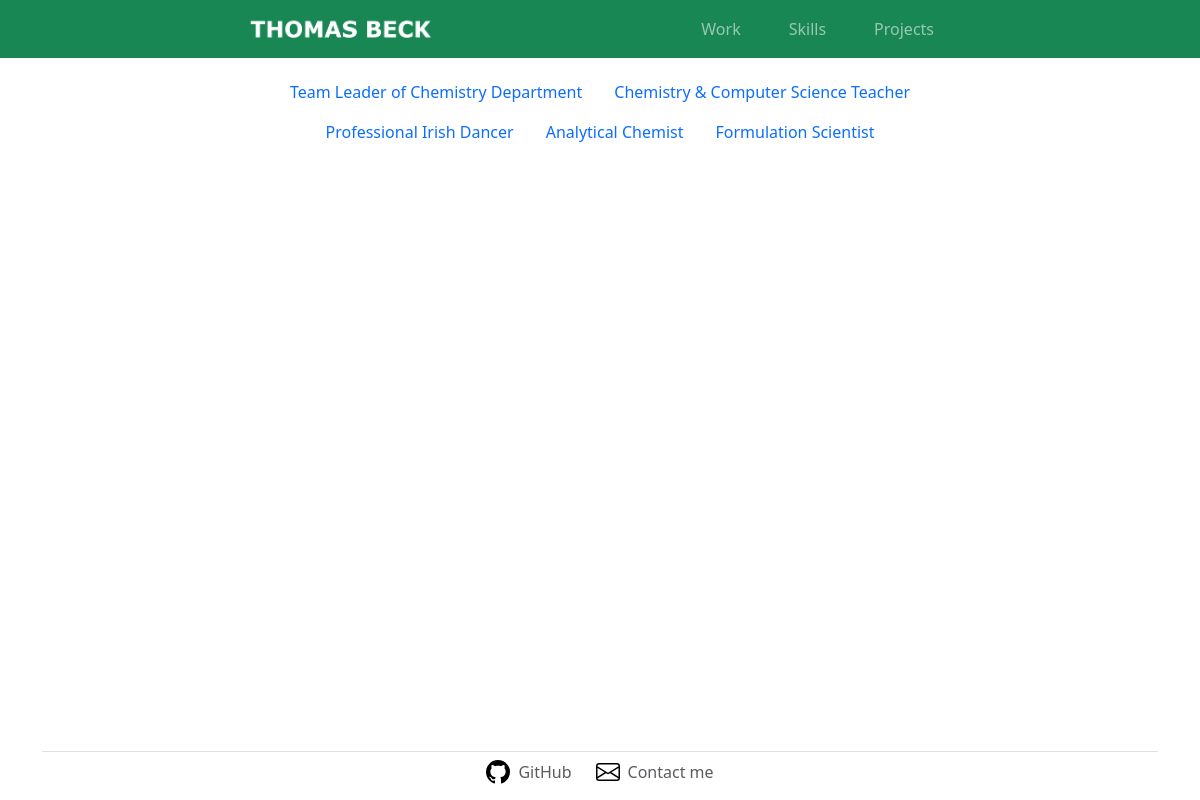
Page /work/ on the committed database.
### portfolio/models.py (models this page shows)
class WorkORM(Base):
    __tablename__ = 'work'
    id = Column(Integer, primary_key=True)
    title = Column(String)
    company = Column(String)
    start = Column(String)
    end = Column(String)
    description = Column(String)
    img = Column(String)
    skills: Mapped[List["SkillORM"]] = relationship("SkillORM",secondary='job_skill',back_populates='jobs')

### portfolio/routes.py (the view)
@app.route('/work/')
def work():
    found_work = WorkDAO.AllJobs(db)
    return render_template('work.html', title='Work Experience', jobs = found_work)

### portfolio/models.py (called while the page is built)
    def AllJobs(db):
        stm = select(WorkORM)
        jobs = db.session.scalars(stm).all()
        print(jobs)
        return jobs

### portfolio/templates/work.html
{% extends "base.html"%}
{% block content %}
<div class="container" style="max-width: 700px; margin: 0 auto;">
    <div class="workInfo">
        <ul id="listWork" class="nav justify-content-center">
            {% for job in jobs %}
            <li class="nav-item">
                <a class="nav-link" href="{{url_for('job', job_id = job.id)}}">
                    {{job.title}}</a>
            </li>
            {% endfor %}
        </ul>
    </div>
</div>
{% endblock content %}

### rows in the picture
WorkORM: title "Team Leader of Chemistry Department"
WorkORM: title "Chemistry & Computer Science Teacher"
WorkORM: title "Professional Irish Dancer"
WorkORM: title "Analytical Chemist"
WorkORM: title "Formulation Scientist"
